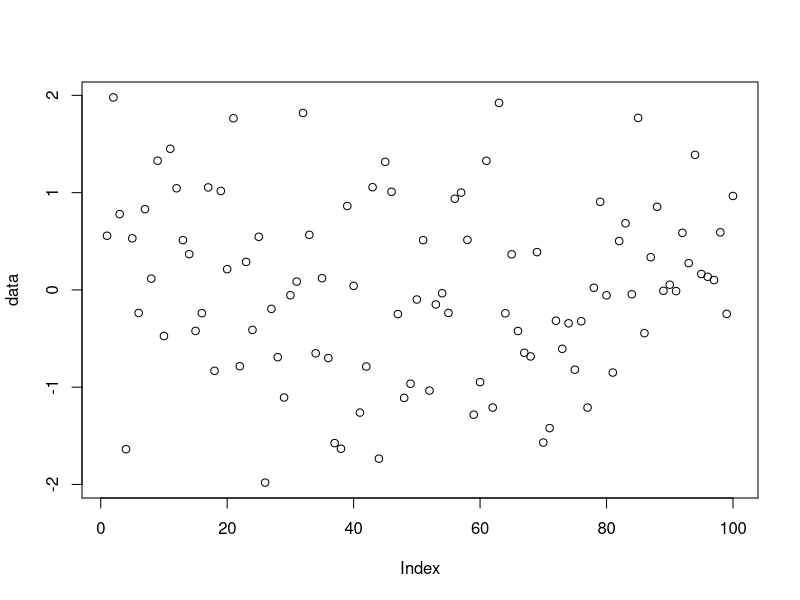
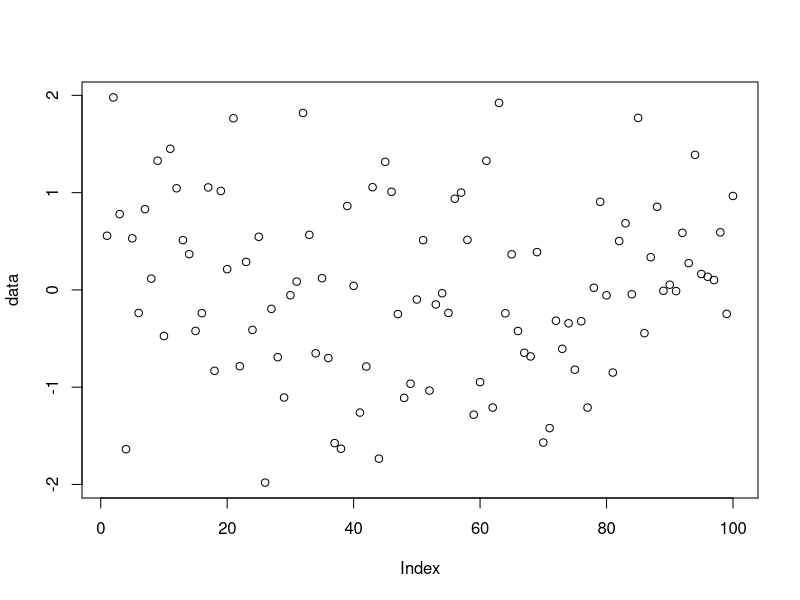

The R source for these figures, in order:
win_plot <- function(data) {
    X11()
    plot(data)
}

wait_plot <- function(func) {
    func()
    z <- locator(1)
}

r <- rnorm(100)

wait_plot(function() {
    win_plot(r)
    win_plot(r)
})
